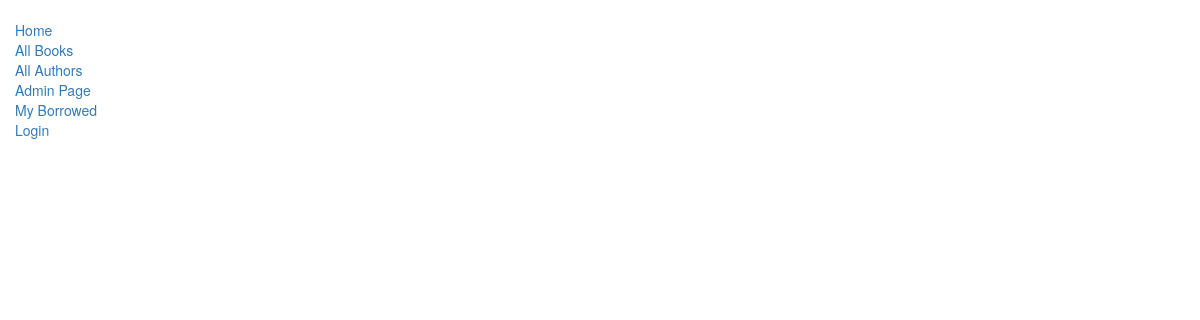
Before: /catalog/authors with the older database file.
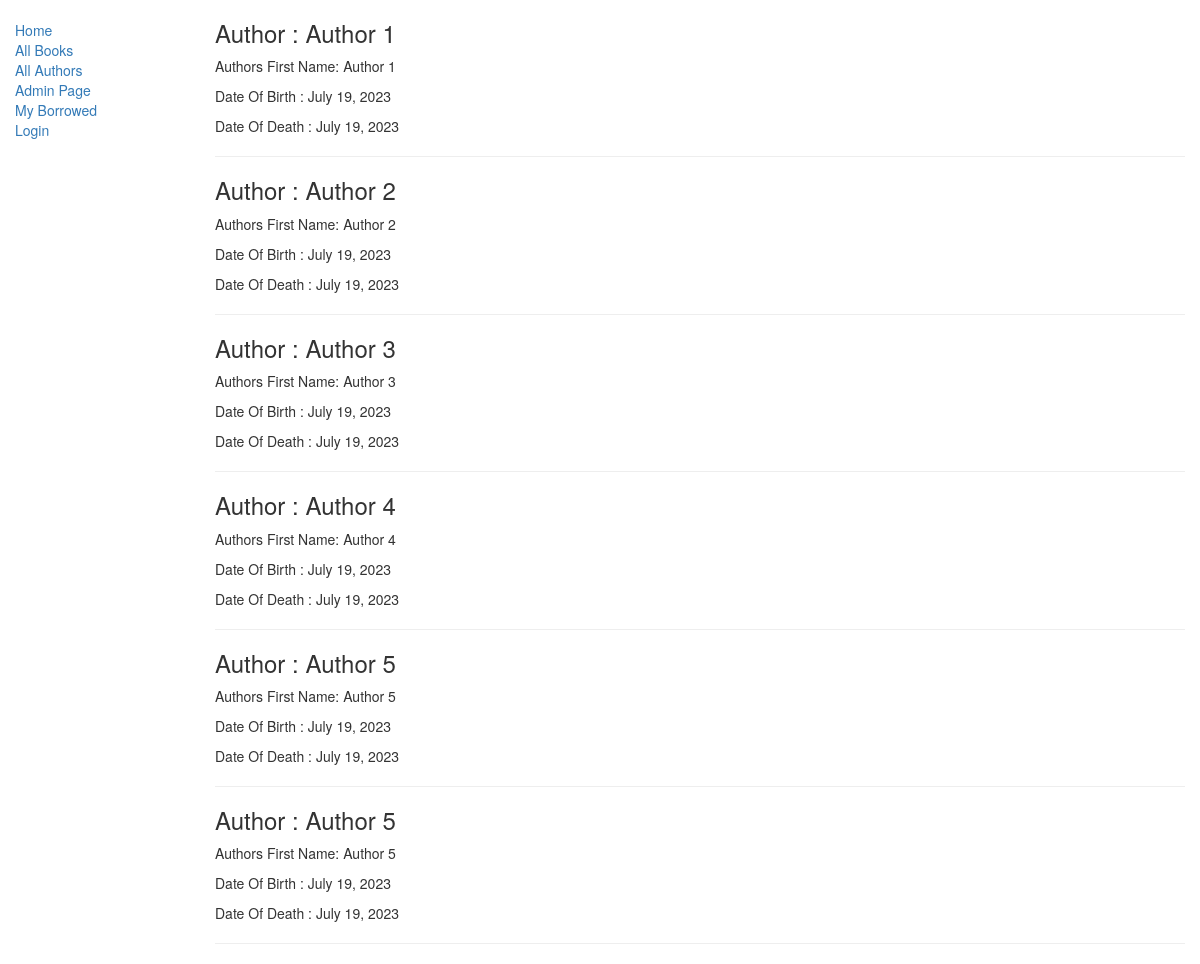
After: the same page with the newer database file.
### catalog/models.py (models this page shows, shortened)
class Author(models.Model):
    first_name = models.CharField(max_length=100)
    last_name = models.CharField(max_length=100)
    date_of_birth = models.DateField(null=True, blank=True)
    date_of_death = models.DateField('Died', null=True, blank=True)
    class Meta:
        ordering = ["last_name", "first_name"]

### catalog/views.py (the view)
# urls.py: path('authors', views.AuthorListView.as_view(), name='authors'),
class AuthorListView(generic.ListView):
    model = models.Author
    template_name = 'catalog/author_list.html'

### catalog/templates/catalog/author_list.html
{% extends "catalog/base_generic.html" %}
{% block content %}
  {% for author in author_list%}
    <h3> Author : {{ author.last_name }}</h3>
    <P> Authors First Name: {{ author.first_name }}</P>
    <p> Date Of Birth : {{author.date_of_birth }}</p>
    <p>Date Of Death : {{author.date_of_death}}</p>
    <hr>
  {% endfor %}
{% endblock %}

### catalog/templates/catalog/base_generic.html (shortened to what this page needs)
<!DOCTYPE html>
<html lang="en">
  <head>
    <link rel="stylesheet" href="https://maxcdn.bootstrapcdn.com/bootstrap/3.3.7/css/bootstrap.min.css">
    {% load static %}
    <link rel="stylesheet" href="{% static 'catalog/styles.css' %}">
  </head>
  <body>
    <div class="container-fluid">
      <div class="row">
        <div class="col-sm-2">
        {% block sidebar %}
        <ul class="sidebar-nav">
            <li><a href="{% url 'catalog:index' %}">Home</a></li>
            <li><a href="{% url 'catalog:books' %}">All Books</a></li>
            <li><a href="{% url 'catalog:authors' %}">All Authors</a></li>
            <li><a href="/admin/">Admin Page</a></li>
            <li><a href="{% url 'catalog:my-borrowed' %}">My Borrowed</a></li>
            {% if user.is_authenticated %}
              <li>User: {{ user.get_username }}</li>
              <li><a href="{% url 'logout'%}?next={{request.path}}">Logout</a></li>
            {% else %}
              <li><a href="{% url 'login'%}?next={{request.path}}">Login</a></li>
            {% endif %}
        </ul>
      {% endblock %}
        </div>
        <div class="col-sm-10 ">
        {% block content %}
        {% endblock %}
        </div>
      </div>
    </div>
  </body>
  </html>

### catalog/static/catalog/styles.css (style rules this page uses)
.sidebar-nav { margin-top: 20px; padding: 0; list-style: none; }

Changed rows visible on the page:
added Author: last_name "Author 1", first_name "Author 1", date_of_birth "July 19, 2023", date_of_death "July 19, 2023"
added Author: last_name "Author 2", first_name "Author 2", date_of_birth "July 19, 2023", date_of_death "July 19, 2023"
added Author: last_name "Author 3", first_name "Author 3", date_of_birth "July 19, 2023", date_of_death "July 19, 2023"
added Author: last_name "Author 4", first_name "Author 4", date_of_birth "July 19, 2023", date_of_death "July 19, 2023"
added Author: last_name "Author 5", first_name "Author 5", date_of_birth "July 19, 2023", date_of_death "July 19, 2023"
added Author: last_name "Author 5", first_name "Author 5", date_of_birth "July 19, 2023", date_of_death "July 19, 2023"
